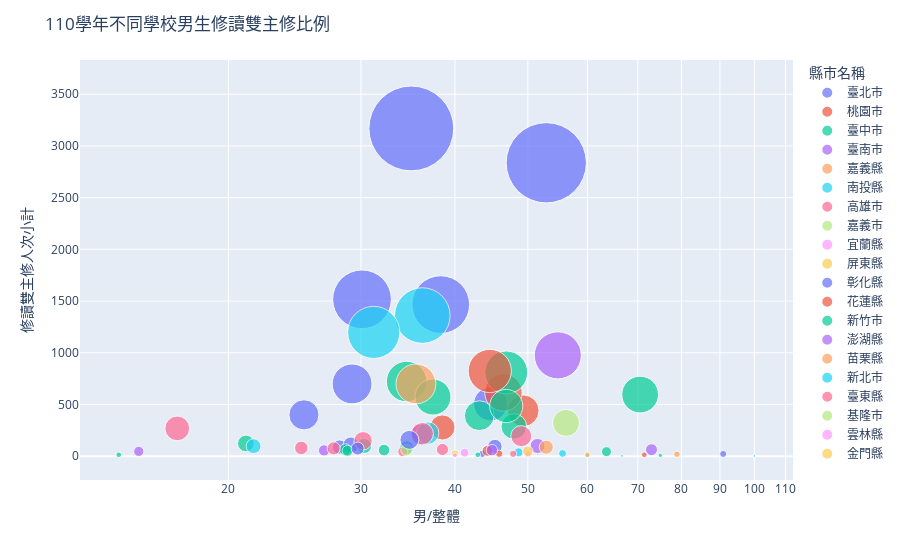

Notebook code for this chart:
### Code cell
fig = px.scatter(collegeyearsex.query("學年度==110"), x="男/整體", y="修讀雙主修人次小計",
	         size="修讀雙主修人次小計", color="縣市名稱",
                 hover_name="學校名稱", log_x=True, size_max=60)
fig.update_layout(title='110學年不同學校男生修讀雙主修比例')
fig.show()

### Figure 1 — Plotly figure (JSON) as saved in the notebook; plotly's stock layout.template omitted (floating-point values rounded to 4 significant figures)
{"data": [{"hovertemplate": "<b>%{hovertext}</b><br><br>縣市名稱=臺北市<br>男/整體=%{x}<br>修讀雙主修人次小計=%{marker.size}<extra></extra>", "hovertext": ["世新大學", "中國文化大學", "國立政治大學", "國立臺北商業大學", "國立臺北教育大學", "國立臺北科技大學", "國立臺北藝術大學", "國立臺北護理健康大學", "國立臺灣大學", "國立臺灣師範大學", "國立臺灣戲曲學院", "國立臺灣科技大學", "大同大學", "實踐大學", "東吳大學", "臺北市立大學", "臺北醫學大學", "銘傳大學"], "legendgroup": "臺北市", "marker": {"color": "#636efa", "size": [400, 699, 3169, 23, 93, 22, 6, 10, 2837, 1466, 4, 505, 5, 14, 1517, 208, 89, 110], "sizemode": "area", "sizeref": 0.8803, "symbol": "circle"}, "mode": "markers", "name": "臺北市", "orientation": "v", "showlegend": true, "type": "scatter", "x": ["25.2%", "29.2%", "35.0%", "43.5%", "45.2%", "90.9%", "0.0%", "60.0%", "52.9%", "38.3%", "0.0%", "44.6%", "0.0%", "0.0%", "30.1%", "36.1%", "28.1%", "29.1%"], "xaxis": "x", "y": [400, 699, 3169, 23, 93, 22, 6, 10, 2837, 1466, 4, 505, 5, 14, 1517, 208, 89, 110], "yaxis": "y"}, {"hovertemplate": "<b>%{hovertext}</b><br><br>縣市名稱=桃園市<br>男/整體=%{x}<br>修讀雙主修人次小計=%{marker.size}<extra></extra>", "hovertext": ["中原大學", "元智大學", "國立中央大學", "國立體育大學", "長庚大學", "開南大學", "龍華科技大學"], "legendgroup": "桃園市", "marker": {"color": "#EF553B", "size": [278, 52, 440, 3, 616, 24, 14], "sizemode": "area", "sizeref": 0.8803, "symbol": "circle"}, "mode": "markers", "name": "桃園市", "orientation": "v", "showlegend": true, "type": "scatter", "x": ["38.5%", "44.2%", "49.3%", "66.7%", "46.4%", "45.8%", "71.4%"], "xaxis": "x", "y": [278, 52, 440, 3, 616, 24, 14], "yaxis": "y"}, {"hovertemplate": "<b>%{hovertext}</b><br><br>縣市名稱=臺中市<br>男/整體=%{x}<br>修讀雙主修人次小計=%{marker.size}<extra></extra>", "hovertext": ["中國醫藥大學", "中山醫學大學", "中臺科技大學", "亞洲大學", "僑光科技大學", "國立中興大學", "國立勤益科技大學", "國立臺中教育大學", "國立臺中科技大學", "國立臺灣體育運動大學", "嶺東科技大學", "弘光科技大學", "朝陽科技大學", "東海大學", "逢甲大學", "靜宜大學"], "legendgroup": "臺中市", "marker": {"color": "#00cc96", "size": [810, 123, 5, 99, 8, 392, 44, 63, 14, 3, 84, 59, 52, 722, 288, 572], "sizemode": "area", "sizeref": 0.8803, "symbol": "circle"}, "mode": "markers", "name": "臺中市", "orientation": "v", "showlegend": true, "type": "scatter", "x": ["46.8%", "21.1%", "0.0%", "30.3%", "75.0%", "43.1%", "63.6%", "28.6%", "14.3%", "0.0%", "34.5%", "32.2%", "28.8%", "34.5%", "47.9%", "37.4%"], "xaxis": "x", "y": [810, 123, 5, 99, 8, 392, 44, 63, 14, 3, 84, 59, 52, 722, 288, 572], "yaxis": "y"}, {"hovertemplate": "<b>%{hovertext}</b><br><br>縣市名稱=臺南市<br>男/整體=%{x}<br>修讀雙主修人次小計=%{marker.size}<extra></extra>", "hovertext": ["中華醫事科技大學", "國立成功大學", "國立臺南大學", "崑山科技大學", "遠東科技大學", "長榮大學"], "legendgroup": "臺南市", "marker": {"color": "#ab63fa", "size": [46, 975, 56, 99, 63, 58], "sizemode": "area", "sizeref": 0.8803, "symbol": "circle"}, "mode": "markers", "name": "臺南市", "orientation": "v", "showlegend": true, "type": "scatter", "x": ["15.2%", "54.8%", "26.8%", "51.5%", "73.0%", "44.8%"], "xaxis": "x", "y": [46, 975, 56, 99, 63, 58], "yaxis": "y"}, {"hovertemplate": "<b>%{hovertext}</b><br><br>縣市名稱=嘉義縣<br>男/整體=%{x}<br>修讀雙主修人次小計=%{marker.size}<extra></extra>", "hovertext": ["南華大學", "吳鳳科技大學", "國立中正大學"], "legendgroup": "嘉義縣", "marker": {"color": "#FFA15A", "size": [87, 2, 699], "sizemode": "area", "sizeref": 0.8803, "symbol": "circle"}, "mode": "markers", "name": "嘉義縣", "orientation": "v", "showlegend": true, "type": "scatter", "x": ["52.9%", "100.0%", "35.5%"], "xaxis": "x", "y": [87, 2, 699], "yaxis": "y"}, {"hovertemplate": "<b>%{hovertext}</b><br><br>縣市名稱=南投縣<br>男/整體=%{x}<br>修讀雙主修人次小計=%{marker.size}<extra></extra>", "hovertext": ["南開科技大學", "國立暨南國際大學"], "legendgroup": "南投縣", "marker": {"color": "#19d3f3", "size": [37, 223], "sizemode": "area", "sizeref": 0.8803, "symbol": "circle"}, "mode": "markers", "name": "南投縣", "orientation": "v", "showlegend": true, "type": "scatter", "x": ["48.6%", "36.8%"], "xaxis": "x", "y": [37, 223], "yaxis": "y"}, {"hovertemplate": "<b>%{hovertext}</b><br><br>縣市名稱=高雄市<br>男/整體=%{x}<br>修讀雙主修人次小計=%{marker.size}<extra></extra>", "hovertext": ["國立中山大學", "國立高雄大學", "國立高雄師範大學", "國立高雄科技大學", "國立高雄餐旅大學", "樹德科技大學", "義守大學", "輔英科技大學", "高苑科技大學", "高雄醫學大學"], "legendgroup": "高雄市", "marker": {"color": "#FF6692", "size": [194, 44, 149, 218, 5, 76, 65, 269, 2, 80], "sizemode": "area", "sizeref": 0.8803, "symbol": "circle"}, "mode": "markers", "name": "高雄市", "orientation": "v", "showlegend": true, "type": "scatter", "x": ["49.0%", "34.1%", "30.2%", "36.2%", "100.0%", "27.6%", "38.5%", "17.1%", "100.0%", "25.0%"], "xaxis": "x", "y": [194, 44, 149, 218, 5, 76, 65, 269, 2, 80], "yaxis": "y"}, {"hovertemplate": "<b>%{hovertext}</b><br><br>縣市名稱=嘉義市<br>男/整體=%{x}<br>修讀雙主修人次小計=%{marker.size}<extra></extra>", "hovertext": ["國立嘉義大學"], "legendgroup": "嘉義市", "marker": {"color": "#B6E880", "size": [58], "sizemode": "area", "sizeref": 0.8803, "symbol": "circle"}, "mode": "markers", "name": "嘉義市", "orientation": "v", "showlegend": true, "type": "scatter", "x": ["34.5%"], "xaxis": "x", "y": [58], "yaxis": "y"}, {"hovertemplate": "<b>%{hovertext}</b><br><br>縣市名稱=宜蘭縣<br>男/整體=%{x}<br>修讀雙主修人次小計=%{marker.size}<extra></extra>", "hovertext": ["國立宜蘭大學"], "legendgroup": "宜蘭縣", "marker": {"color": "#FF97FF", "size": [34], "sizemode": "area", "sizeref": 0.8803, "symbol": "circle"}, "mode": "markers", "name": "宜蘭縣", "orientation": "v", "showlegend": true, "type": "scatter", "x": ["41.2%"], "xaxis": "x", "y": [34], "yaxis": "y"}, {"hovertemplate": "<b>%{hovertext}</b><br><br>縣市名稱=屏東縣<br>男/整體=%{x}<br>修讀雙主修人次小計=%{marker.size}<extra></extra>", "hovertext": ["國立屏東大學", "國立屏東科技大學"], "legendgroup": "屏東縣", "marker": {"color": "#FECB52", "size": [25, 15], "sizemode": "area", "sizeref": 0.8803, "symbol": "circle"}, "mode": "markers", "name": "屏東縣", "orientation": "v", "showlegend": true, "type": "scatter", "x": ["40.0%", "60.0%"], "xaxis": "x", "y": [25, 15], "yaxis": "y"}, {"hovertemplate": "<b>%{hovertext}</b><br><br>縣市名稱=彰化縣<br>男/整體=%{x}<br>修讀雙主修人次小計=%{marker.size}<extra></extra>", "hovertext": ["國立彰化師範大學", "大葉大學"], "legendgroup": "彰化縣", "marker": {"color": "#636efa", "size": [158, 74], "sizemode": "area", "sizeref": 0.8803, "symbol": "circle"}, "mode": "markers", "name": "彰化縣", "orientation": "v", "showlegend": true, "type": "scatter", "x": ["34.8%", "29.7%"], "xaxis": "x", "y": [158, 74], "yaxis": "y"}, {"hovertemplate": "<b>%{hovertext}</b><br><br>縣市名稱=花蓮縣<br>男/整體=%{x}<br>修讀雙主修人次小計=%{marker.size}<extra></extra>", "hovertext": ["國立東華大學"], "legendgroup": "花蓮縣", "marker": {"color": "#EF553B", "size": [824], "sizemode": "area", "sizeref": 0.8803, "symbol": "circle"}, "mode": "markers", "name": "花蓮縣", "orientation": "v", "showlegend": true, "type": "scatter", "x": ["44.5%"], "xaxis": "x", "y": [824], "yaxis": "y"}, {"hovertemplate": "<b>%{hovertext}</b><br><br>縣市名稱=新竹市<br>男/整體=%{x}<br>修讀雙主修人次小計=%{marker.size}<extra></extra>", "hovertext": ["國立清華大學", "國立陽明交通大學", "玄奘大學"], "legendgroup": "新竹市", "marker": {"color": "#00cc96", "size": [485, 596, 14], "sizemode": "area", "sizeref": 0.8803, "symbol": "circle"}, "mode": "markers", "name": "新竹市", "orientation": "v", "showlegend": true, "type": "scatter", "x": ["46.8%", "70.5%", "42.9%"], "xaxis": "x", "y": [485, 596, 14], "yaxis": "y"}, {"hovertemplate": "<b>%{hovertext}</b><br><br>縣市名稱=澎湖縣<br>男/整體=%{x}<br>修讀雙主修人次小計=%{marker.size}<extra></extra>", "hovertext": ["國立澎湖科技大學"], "legendgroup": "澎湖縣", "marker": {"color": "#ab63fa", "size": [2], "sizemode": "area", "sizeref": 0.8803, "symbol": "circle"}, "mode": "markers", "name": "澎湖縣", "orientation": "v", "showlegend": true, "type": "scatter", "x": ["100.0%"], "xaxis": "x", "y": [2], "yaxis": "y"}, {"hovertemplate": "<b>%{hovertext}</b><br><br>縣市名稱=苗栗縣<br>男/整體=%{x}<br>修讀雙主修人次小計=%{marker.size}<extra></extra>", "hovertext": ["國立聯合大學"], "legendgroup": "苗栗縣", "marker": {"color": "#FFA15A", "size": [19], "sizemode": "area", "sizeref": 0.8803, "symbol": "circle"}, "mode": "markers", "name": "苗栗縣", "orientation": "v", "showlegend": true, "type": "scatter", "x": ["78.9%"], "xaxis": "x", "y": [19], "yaxis": "y"}, {"hovertemplate": "<b>%{hovertext}</b><br><br>縣市名稱=新北市<br>男/整體=%{x}<br>修讀雙主修人次小計=%{marker.size}<extra></extra>", "hovertext": ["國立臺北大學", "國立臺灣藝術大學", "景文科技大學", "真理大學", "聖約翰科技大學", "華梵大學", "輔仁大學"], "legendgroup": "新北市", "marker": {"color": "#19d3f3", "size": [1360, 97, 27, 3, 3, 2, 1197], "sizemode": "area", "sizeref": 0.8803, "symbol": "circle"}, "mode": "markers", "name": "新北市", "orientation": "v", "showlegend": true, "type": "scatter", "x": ["36.2%", "21.6%", "55.6%", "100.0%", "66.7%", "100.0%", "31.2%"], "xaxis": "x", "y": [1360, 97, 27, 3, 3, 2, 1197], "yaxis": "y"}, {"hovertemplate": "<b>%{hovertext}</b><br><br>縣市名稱=臺東縣<br>男/整體=%{x}<br>修讀雙主修人次小計=%{marker.size}<extra></extra>", "hovertext": ["國立臺東大學"], "legendgroup": "臺東縣", "marker": {"color": "#FF6692", "size": [23], "sizemode": "area", "sizeref": 0.8803, "symbol": "circle"}, "mode": "markers", "name": "臺東縣", "orientation": "v", "showlegend": true, "type": "scatter", "x": ["47.8%"], "xaxis": "x", "y": [23], "yaxis": "y"}, {"hovertemplate": "<b>%{hovertext}</b><br><br>縣市名稱=基隆市<br>男/整體=%{x}<br>修讀雙主修人次小計=%{marker.size}<extra></extra>", "hovertext": ["國立臺灣海洋大學"], "legendgroup": "基隆市", "marker": {"color": "#B6E880", "size": [322], "sizemode": "area", "sizeref": 0.8803, "symbol": "circle"}, "mode": "markers", "name": "基隆市", "orientation": "v", "showlegend": true, "type": "scatter", "x": ["56.2%"], "xaxis": "x", "y": [322], "yaxis": "y"}, {"hovertemplate": "<b>%{hovertext}</b><br><br>縣市名稱=雲林縣<br>男/整體=%{x}<br>修讀雙主修人次小計=%{marker.size}<extra></extra>", "hovertext": ["國立虎尾科技大學", "國立雲林科技大學"], "legendgroup": "雲林縣", "marker": {"color": "#FF97FF", "size": [20, 10], "sizemode": "area", "sizeref": 0.8803, "symbol": "circle"}, "mode": "markers", "name": "雲林縣", "orientation": "v", "showlegend": true, "type": "scatter", "x": ["50.0%", "40.0%"], "xaxis": "x", "y": [20, 10], "yaxis": "y"}, {"hovertemplate": "<b>%{hovertext}</b><br><br>縣市名稱=金門縣<br>男/整體=%{x}<br>修讀雙主修人次小計=%{marker.size}<extra></extra>", "hovertext": ["國立金門大學"], "legendgroup": "金門縣", "marker": {"color": "#FECB52", "size": [48], "sizemode": "area", "sizeref": 0.8803, "symbol": "circle"}, "mode": "markers", "name": "金門縣", "orientation": "v", "showlegend": true, "type": "scatter", "x": ["50.0%"], "xaxis": "x", "y": [48], "yaxis": "y"}], "layout": {"legend": {"itemsizing": "constant", "title": {"text": "縣市名稱"}, "tracegroupgap": 0}, "margin": {"t": 60}, "title": {"text": "110學年不同學校男生修讀雙主修比例"}, "xaxis": {"anchor": "y", "domain": [0, 1], "title": {"text": "男/整體"}, "type": "log"}, "yaxis": {"anchor": "x", "domain": [0, 1], "title": {"text": "修讀雙主修人次小計"}}}}
